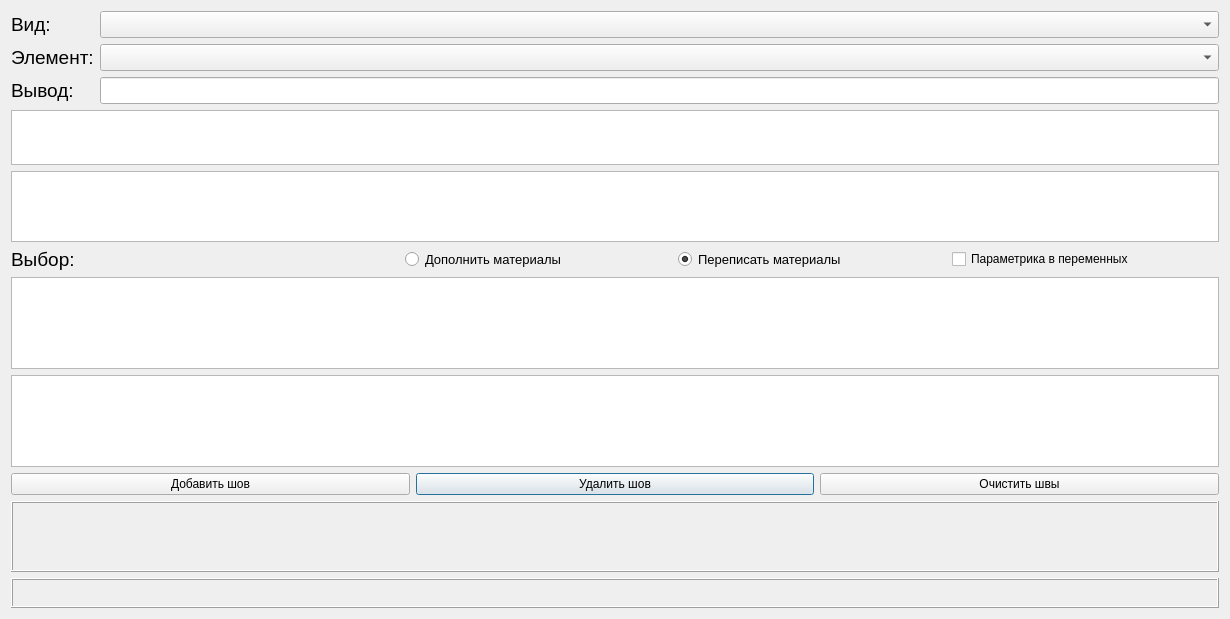
<?xml version="1.0" encoding="UTF-8"?>
<ui version="4.0">
 <class>Dialog</class>
 <widget class="QDialog" name="Dialog">
  <property name="geometry">
   <rect>
    <x>0</x>
    <y>0</y>
    <width>1230</width>
    <height>619</height>
   </rect>
  </property>
  <property name="windowTitle">
   <string>Dialog</string>
  </property>
  <layout class="QVBoxLayout" name="verticalLayout_3">
   <item>
    <layout class="QHBoxLayout" name="horizontalLayout">
     <item>
      <layout class="QVBoxLayout" name="verticalLayout">
       <item>
        <widget class="QLabel" name="label">
         <property name="maximumSize">
          <size>
           <width>88</width>
           <height>16777215</height>
          </size>
         </property>
         <property name="font">
          <font>
           <pointsize>14</pointsize>
          </font>
         </property>
         <property name="text">
          <string>Вид:</string>
         </property>
        </widget>
       </item>
       <item>
        <widget class="QLabel" name="label_2">
         <property name="maximumSize">
          <size>
           <width>88</width>
           <height>16777215</height>
          </size>
         </property>
         <property name="font">
          <font>
           <pointsize>14</pointsize>
          </font>
         </property>
         <property name="text">
          <string>Элемент:</string>
         </property>
        </widget>
       </item>
       <item>
        <widget class="QLabel" name="label_3">
         <property name="font">
          <font>
           <pointsize>14</pointsize>
          </font>
         </property>
         <property name="text">
          <string>Вывод:</string>
         </property>
        </widget>
       </item>
      </layout>
     </item>
     <item>
      <layout class="QVBoxLayout" name="verticalLayout_2">
       <item>
        <widget class="QComboBox" name="combo1">
         <property name="enabled">
          <bool>true</bool>
         </property>
         <property name="font">
          <font>
           <pointsize>12</pointsize>
          </font>
         </property>
        </widget>
       </item>
       <item>
        <widget class="QComboBox" name="combo2">
         <property name="font">
          <font>
           <pointsize>12</pointsize>
          </font>
         </property>
        </widget>
       </item>
       <item>
        <widget class="QLineEdit" name="lineEdit">
         <property name="font">
          <font>
           <pointsize>12</pointsize>
          </font>
         </property>
         <property name="text">
          <string/>
         </property>
        </widget>
       </item>
      </layout>
     </item>
    </layout>
   </item>
   <item>
    <widget class="QTextEdit" name="textEdit">
     <property name="maximumSize">
      <size>
       <width>16777215</width>
       <height>55</height>
      </size>
     </property>
     <property name="cursor" stdset="0">
      <cursorShape>UpArrowCursor</cursorShape>
     </property>
     <property name="focusPolicy">
      <enum>Qt::NoFocus</enum>
     </property>
     <property name="frameShape">
      <enum>QFrame::StyledPanel</enum>
     </property>
     <property name="frameShadow">
      <enum>QFrame::Raised</enum>
     </property>
     <property name="readOnly">
      <bool>true</bool>
     </property>
     <property name="markdown">
      <string/>
     </property>
     <property name="html">
      <string>&lt;!DOCTYPE HTML PUBLIC &quot;-//W3C//DTD HTML 4.0//EN&quot; &quot;http://www.w3.org/TR/REC-html40/strict.dtd&quot;&gt;
&lt;html&gt;&lt;head&gt;&lt;meta name=&quot;qrichtext&quot; content=&quot;1&quot; /&gt;&lt;style type=&quot;text/css&quot;&gt;
p, li { white-space: pre-wrap; }
&lt;/style&gt;&lt;/head&gt;&lt;body style=&quot; font-family:'MS Shell Dlg 2'; font-size:8.25pt; font-weight:400; font-style:normal;&quot;&gt;
&lt;p style=&quot;-qt-paragraph-type:empty; margin-top:0px; margin-bottom:0px; margin-left:0px; margin-right:0px; -qt-block-indent:0; text-indent:0px;&quot;&gt;&lt;br /&gt;&lt;/p&gt;&lt;/body&gt;&lt;/html&gt;</string>
     </property>
    </widget>
   </item>
   <item>
    <widget class="QTableWidget" name="tbl_filtr">
     <property name="minimumSize">
      <size>
       <width>0</width>
       <height>71</height>
      </size>
     </property>
     <property name="maximumSize">
      <size>
       <width>16777215</width>
       <height>71</height>
      </size>
     </property>
     <property name="font">
      <font>
       <pointsize>12</pointsize>
      </font>
     </property>
     <property name="focusPolicy">
      <enum>Qt::ClickFocus</enum>
     </property>
     <property name="selectionMode">
      <enum>QAbstractItemView::ContiguousSelection</enum>
     </property>
     <property name="selectionBehavior">
      <enum>QAbstractItemView::SelectItems</enum>
     </property>
    </widget>
   </item>
   <item>
    <layout class="QHBoxLayout" name="horizontalLayout_2">
     <item>
      <widget class="QLabel" name="label_4">
       <property name="font">
        <font>
         <pointsize>14</pointsize>
        </font>
       </property>
       <property name="text">
        <string>Выбор:</string>
       </property>
      </widget>
     </item>
     <item>
      <spacer name="horizontalSpacer">
       <property name="orientation">
        <enum>Qt::Horizontal</enum>
       </property>
       <property name="sizeType">
        <enum>QSizePolicy::Ignored</enum>
       </property>
       <property name="sizeHint" stdset="0">
        <size>
         <width>120</width>
         <height>20</height>
        </size>
       </property>
      </spacer>
     </item>
     <item>
      <widget class="QRadioButton" name="optbtn_new_mat">
       <property name="font">
        <font>
         <pointsize>10</pointsize>
        </font>
       </property>
       <property name="text">
        <string>Дополнить материалы</string>
       </property>
       <property name="checked">
        <bool>false</bool>
       </property>
      </widget>
     </item>
     <item>
      <widget class="QRadioButton" name="optbtn_dop_mat">
       <property name="font">
        <font>
         <pointsize>10</pointsize>
        </font>
       </property>
       <property name="text">
        <string>Переписать материалы</string>
       </property>
       <property name="checked">
        <bool>true</bool>
       </property>
      </widget>
     </item>
     <item>
      <widget class="QCheckBox" name="chbox_edit_combos">
       <property name="text">
        <string>Параметрика в переменных</string>
       </property>
      </widget>
     </item>
    </layout>
   </item>
   <item>
    <widget class="QTableWidget" name="tab_vib">
     <property name="font">
      <font>
       <pointsize>12</pointsize>
      </font>
     </property>
     <property name="focusPolicy">
      <enum>Qt::ClickFocus</enum>
     </property>
     <property name="selectionMode">
      <enum>QAbstractItemView::ContiguousSelection</enum>
     </property>
     <property name="selectionBehavior">
      <enum>QAbstractItemView::SelectItems</enum>
     </property>
    </widget>
   </item>
   <item>
    <widget class="QTableWidget" name="tbl_summ_vib"/>
   </item>
   <item>
    <layout class="QHBoxLayout" name="horizontalLayout_3">
     <item>
      <widget class="QPushButton" name="btn_add_weld">
       <property name="focusPolicy">
        <enum>Qt::NoFocus</enum>
       </property>
       <property name="text">
        <string>Добавить шов</string>
       </property>
      </widget>
     </item>
     <item>
      <widget class="QPushButton" name="btn_del_one_weld">
       <property name="text">
        <string>Удалить шов</string>
       </property>
      </widget>
     </item>
     <item>
      <widget class="QPushButton" name="btn_del_welds">
       <property name="focusPolicy">
        <enum>Qt::NoFocus</enum>
       </property>
       <property name="text">
        <string>Очистить швы</string>
       </property>
      </widget>
     </item>
    </layout>
   </item>
   <item>
    <widget class="QLabel" name="lbl_prim">
     <property name="minimumSize">
      <size>
       <width>631</width>
       <height>71</height>
      </size>
     </property>
     <property name="font">
      <font>
       <pointsize>10</pointsize>
      </font>
     </property>
     <property name="frameShape">
      <enum>QFrame::Box</enum>
     </property>
     <property name="frameShadow">
      <enum>QFrame::Raised</enum>
     </property>
     <property name="text">
      <string/>
     </property>
    </widget>
   </item>
   <item>
    <widget class="QLabel" name="lbl_info_dxf">
     <property name="minimumSize">
      <size>
       <width>631</width>
       <height>30</height>
      </size>
     </property>
     <property name="maximumSize">
      <size>
       <width>16777215</width>
       <height>30</height>
      </size>
     </property>
     <property name="font">
      <font>
       <pointsize>14</pointsize>
      </font>
     </property>
     <property name="frameShape">
      <enum>QFrame::Box</enum>
     </property>
     <property name="frameShadow">
      <enum>QFrame::Raised</enum>
     </property>
     <property name="text">
      <string/>
     </property>
    </widget>
   </item>
  </layout>
 </widget>
 <resources/>
 <connections/>
</ui>
